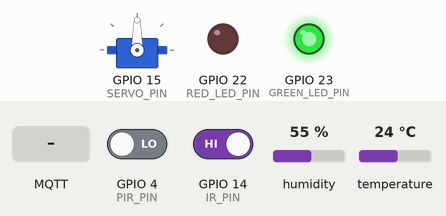
A sketch run on a simulated ESP32. On the bench: servo, output pins drawn as LEDs (lit = HIGH). Inputs (shaded band) come from the test bench; at power-on: GPIO 4 (PIR_PIN) LOW, GPIO 14 (IR_PIN) HIGH, humidity 55 %, temperature 24 °C. WiFi joins after 1.5 s; servers stay silent unless stated; no MQTT or app messages arrive unless stated; what the sketch prints to the serial monitor is not drawn.

Above: at 5.2 s.
5.3 s: GPIO 4 (PIR_PIN) driven HIGH
At 8.5 s:
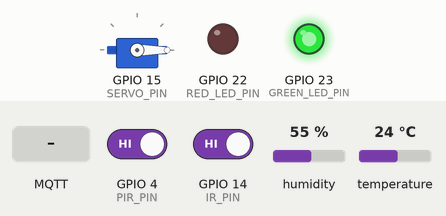
At 9.1 s:
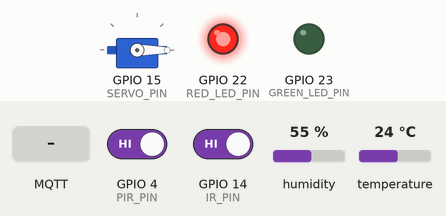
10.1 s: GPIO 14 (IR_PIN) driven LOW
13.5 s: MQTT message "lock" arrives on the first subscribed topic
15.0 s: MQTT message "1" arrives on the first subscribed topic
Timing chart, 0 to 17.5 s (numbered marks = the images above; inputs shaded):
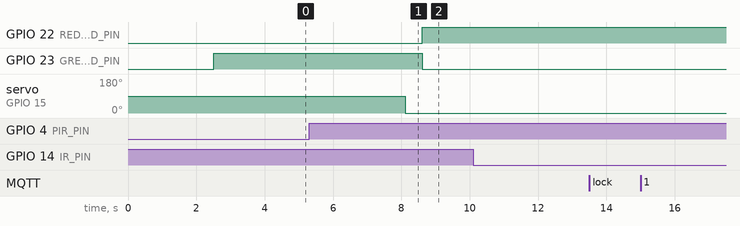

The sketch:

room_safety.ino
```cpp
/******************************************************
 * ROOM SAFETY CHECKER - ESP32 Firmware
 *
 * Features:
 * - IR sensor: Entry detection (beam break = person entered)
 * - PIR sensor: Motion detection
 * - DHT11: Temperature & humidity monitoring
 * - Servo: Door lock control
 * - LEDs: Status indicators (Red=Alert, Green=Safe)
 * - MQTT: Real-time communication with dashboard
 *
 * Safety Logic:
 * - Burglar: PIR detects motion + no one entered via IR
 * - Fire: Temperature > threshold → auto unlock door
 ******************************************************/

#include <WiFi.h>
#include <WiFiClientSecure.h>
#include <PubSubClient.h>
#include <DHT.h>
#include <ESP32Servo.h>
#include <ArduinoJson.h>

// ==================== PIN DEFINITIONS ====================
#define DHT_PIN         27
#define IR_PIN          14
#define SERVO_PIN       15
#define PIR_PIN         4
#define RED_LED_PIN     22
#define GREEN_LED_PIN   23

// ==================== SENSOR SETTINGS ====================
#define DHT_TYPE        DHT11
#define FIRE_TEMP_THRESHOLD  50.0   // Celsius - trigger fire alert above this

// Standard SG90 Servo Settings (positional - NOT continuous)
// Moves to angle and STAYS there
#define SERVO_LOCKED    0     // Locked position (0 degrees)
#define SERVO_UNLOCKED  90    // Unlocked position (90 degrees)
#define SERVO_MOVE_TIME 500   // Time to wait for movement (ms)

// ==================== WIFI CONFIGURATION ====================
const char* WIFI_SSID = "YOUR_WIFI_SSID";
const char* WIFI_PASSWORD = "YOUR_WIFI_PASSWORD";

// ==================== MQTT CONFIGURATION (TLS) ====================
const char* MQTT_SERVER = "YOUR_GCP_EXTERNAL_IP";
const int MQTT_PORT = 8883;  // TLS port
const char* MQTT_CLIENT_ID = "esp32_room_safety";
const char* MQTT_USERNAME = "YOUR_MQTT_USERNAME";
const char* MQTT_PASSWORD = "YOUR_MQTT_PASSWORD";

// CA Certificate for TLS
// Copy from: /etc/mosquitto/certs/ca.crt on your GCP VM
const char* CA_CERT = R"EOF(
-----BEGIN CERTIFICATE-----
YOUR_CA_CERTIFICATE_CONTENT_HERE
-----END CERTIFICATE-----
)EOF";

// MQTT Topics
const char* TOPIC_SENSORS = "room/sensors";
const char* TOPIC_STATUS = "room/status";
const char* TOPIC_ALERT = "room/alert";
const char* TOPIC_COMMAND = "room/command";

// ==================== OBJECTS ====================
WiFiClientSecure wifiClient;
PubSubClient mqttClient(wifiClient);
DHT dht(DHT_PIN, DHT_TYPE);
Servo doorServo;

// ==================== STATE VARIABLES ====================
int occupantCount = 0;        // Number of people in the room
bool doorLocked = false;      // Current door lock state
bool irLastState = HIGH;      // Previous IR sensor state (HIGH = no obstacle)
bool burglarDetected = false; // Burglar alert active
bool fireDetected = false;    // Fire alert active

unsigned long lastSensorRead = 0;
unsigned long lastMqttPublish = 0;
const unsigned long SENSOR_INTERVAL = 2000;    // Read sensors every 2 seconds
const unsigned long MQTT_INTERVAL = 5000;      // Publish to MQTT every 5 seconds
int consecutiveMotionCount = 0;                // Filter for PIR sensitivity

// ==================== FUNCTION DECLARATIONS ====================
void setupWiFi();
void setupMQTT();
void mqttCallback(char* topic, byte* payload, unsigned int length);
void reconnectMQTT();
void readSensors();
void checkSafetyLogic(float temperature);
void lockDoor();
void unlockDoor();
void setLEDs(bool alert);
void publishSensorData(float temp, float humidity, bool irState, bool pirState);
void publishStatus();
void publishAlert(const char* type, const char* message);

// ==================== SETUP ====================
void setup() {
  Serial.begin(115200);
  Serial.println("\n========================================");
  Serial.println("   ROOM SAFETY CHECKER - Starting...");
  Serial.println("========================================\n");

  // Initialize pins
  pinMode(IR_PIN, INPUT);
  pinMode(PIR_PIN, INPUT);
  pinMode(RED_LED_PIN, OUTPUT);
  pinMode(GREEN_LED_PIN, OUTPUT);

  // Initialize DHT sensor
  dht.begin();
  delay(2000);  // DHT11 needs 2 seconds to warm up!
  Serial.println("[OK] DHT11 sensor initialized (warm-up complete)");

  // Initialize Servo at unlocked position
  doorServo.attach(SERVO_PIN);
  doorServo.write(SERVO_UNLOCKED);  // Start unlocked (90°)
  delay(500);
  doorServo.detach();  // Detach to prevent jitter
  doorLocked = false;
  Serial.println("[OK] Servo initialized at UNLOCKED position (90°)");

  // Set initial LED state (green = safe)
  setLEDs(false);
  Serial.println("[OK] LEDs initialized");

  // Connect to WiFi
  setupWiFi();

  // Setup MQTT
  setupMQTT();

  Serial.println("\n[READY] Room Safety Checker is running!\n");
}

// ==================== MAIN LOOP ====================
void loop() {
  // Ensure MQTT connection
  if (!mqttClient.connected()) {
    reconnectMQTT();
  }
  mqttClient.loop();

  // Read sensors at interval
  unsigned long now = millis();
  if (now - lastSensorRead >= SENSOR_INTERVAL) {
    lastSensorRead = now;
    readSensors();
  }
}

// ==================== WIFI SETUP ====================
void setupWiFi() {
  Serial.print("[WiFi] Connecting to ");
  Serial.println(WIFI_SSID);

  WiFi.begin(WIFI_SSID, WIFI_PASSWORD);

  int attempts = 0;
  while (WiFi.status() != WL_CONNECTED && attempts < 30) {
    delay(500);
    Serial.print(".");
    attempts++;
  }

  if (WiFi.status() == WL_CONNECTED) {
    Serial.println("\n[WiFi] Connected!");
    Serial.print("[WiFi] IP Address: ");
    Serial.println(WiFi.localIP());
  } else {
    Serial.println("\n[WiFi] Connection failed! Continuing in offline mode...");
  }
}

// ==================== MQTT SETUP ====================
void setupMQTT() {
  // Configure TLS with CA certificate
  wifiClient.setCACert(CA_CERT);
  // Skip hostname verification (cert is for IP, not domain)
  wifiClient.setInsecure();

  mqttClient.setServer(MQTT_SERVER, MQTT_PORT);
  mqttClient.setCallback(mqttCallback);
  Serial.println("[MQTT] TLS configured with CA certificate");
}

void reconnectMQTT() {
  if (WiFi.status() != WL_CONNECTED) return;

  while (!mqttClient.connected()) {
    Serial.print("[MQTT] Attempting connection...");

    // Connect with username and password
    if (mqttClient.connect(MQTT_CLIENT_ID, MQTT_USERNAME, MQTT_PASSWORD)) {
      Serial.println(" connected!");

      // Subscribe to command topic
      mqttClient.subscribe(TOPIC_COMMAND);
      Serial.println("[MQTT] Subscribed to: " + String(TOPIC_COMMAND));

      // Publish initial status
      publishStatus();
    } else {
      Serial.print(" failed, rc=");
      Serial.print(mqttClient.state());
      Serial.println(" - retrying in 5 seconds");
      delay(5000);
    }
  }
}

// ==================== MQTT CALLBACK ====================
void mqttCallback(char* topic, byte* payload, unsigned int length) {
  // Parse incoming JSON command
  StaticJsonDocument<200> doc;
  DeserializationError error = deserializeJson(doc, payload, length);

  if (error) {
    Serial.println("[MQTT] Failed to parse command");
    return;
  }

  const char* action = doc["action"];

  Serial.print("[MQTT] Command received: ");
  Serial.println(action);

  if (strcmp(action, "lock") == 0) {
    lockDoor();
    publishStatus();
  } else if (strcmp(action, "unlock") == 0) {
    // Only allow manual unlock if no fire (safety first!)
    if (!fireDetected) {
      unlockDoor();
      burglarDetected = false;  // Reset burglar alert on manual unlock
      setLEDs(false);
      publishStatus();
    }
  } else if (strcmp(action, "reset") == 0) {
    // Reset everything to default state
    occupantCount = 0;
    burglarDetected = false;
    fireDetected = false;

    // Move servo to unlocked position
    doorServo.attach(SERVO_PIN);
    doorServo.write(SERVO_UNLOCKED);  // Move to 90°
    delay(SERVO_MOVE_TIME);
    doorServo.detach();  // Detach to prevent jitter
    doorLocked = false;

    // Reset LED to green
    digitalWrite(RED_LED_PIN, LOW);
    digitalWrite(GREEN_LED_PIN, HIGH);

    publishStatus();
    Serial.println("[RESET] System reset - Door unlocked (90°), LED:Green, Alerts:Cleared");
  } else if (strcmp(action, "checkout") == 0) {
    // One person left the room
    if (occupantCount > 0) {
      occupantCount--;
      Serial.printf("[CHECKOUT] Person left. Occupants: %d\n", occupantCount);
    }
    publishStatus();
  }
}

// ==================== SENSOR READING ====================
void readSensors() {
  // Read DHT11
  float temperature = dht.readTemperature();
  float humidity = dht.readHumidity();

  // Check for DHT read errors
  if (isnan(temperature) || isnan(humidity)) {
    Serial.println("[DHT] Read error!");
    temperature = 0;
    humidity = 0;
  }

  // Read IR sensor (LOW = beam broken = person passing)
  bool irState = digitalRead(IR_PIN);

  // Detect IR beam break (falling edge) = someone entered
  if (irLastState == HIGH && irState == LOW) {
    occupantCount++;
    Serial.printf("[IR] Person entered! Occupants: %d\n", occupantCount);
  }
  irLastState = irState;

  // Read PIR sensor (HIGH = motion detected)
  bool pirState = digitalRead(PIR_PIN);

  // Debug output
  Serial.printf("[Sensors] Temp: %.1f°C | Humidity: %.1f%% | IR: %d | PIR: %d | Occupants: %d\n",
                temperature, humidity, irState, pirState, occupantCount);

  // Check safety logic
  checkSafetyLogic(temperature);

  // Publish data via MQTT
  if (millis() - lastMqttPublish >= MQTT_INTERVAL) {
    lastMqttPublish = millis();
    publishSensorData(temperature, humidity, irState, pirState);
  }
}

// ==================== SAFETY LOGIC ====================
void checkSafetyLogic(float temperature) {
  bool pirState = digitalRead(PIR_PIN);

  // FIRE DETECTION - Highest priority
  if (temperature >= FIRE_TEMP_THRESHOLD && !fireDetected) {
    fireDetected = true;
    Serial.println("\n🔥🔥🔥 FIRE DETECTED! 🔥🔥🔥\n");

    unlockDoor();  // ALWAYS unlock for fire escape
    setLEDs(true); // Red LED on
    publishAlert("fire", "High temperature detected! Door unlocked for evacuation.");
    publishStatus();
  }
  // Reset fire alert when temperature drops
  else if (temperature < (FIRE_TEMP_THRESHOLD - 5) && fireDetected) {
    fireDetected = false;
    Serial.println("[Fire] Temperature normalized");
  }

  // BURGLAR DETECTION - Only if no fire
  if (!fireDetected) {
    // Check if motion detected in empty room
    if (pirState == HIGH && occupantCount == 0 && !burglarDetected) {
      consecutiveMotionCount++;
      Serial.printf("[PIR] Motion detected! Check %d/2\n", consecutiveMotionCount);

      // REQUIRE 2 consecutive reads (approx 4 seconds) to confirm burglar
      if (consecutiveMotionCount >= 2) {
        burglarDetected = true;
        Serial.println("\n🚨🚨🚨 BURGLAR DETECTED! 🚨🚨🚨");
        Serial.println("Motion CONFIRMED in unoccupied room!\n");

        lockDoor();   // Lock the intruder in
        setLEDs(true); // Red LED on
        publishAlert("burglar", "Motion confirmed with no authorized entry! Door locked.");
        publishStatus();
      }
    } else {
      // Reset counter if motion stops
      consecutiveMotionCount = 0;
    }
  }

  // Normal state - green LED if no alerts
  if (!burglarDetected && !fireDetected) {
    setLEDs(false);
  }
}

// ==================== DOOR CONTROL ====================
void lockDoor() {
  doorServo.attach(SERVO_PIN);
  doorServo.write(SERVO_LOCKED);   // Move to 0°
  delay(SERVO_MOVE_TIME);
  doorServo.detach();              // Detach to prevent jitter
  doorLocked = true;
  Serial.println("[Door] LOCKED 🔒 (0°)");
}

void unlockDoor() {
  doorServo.attach(SERVO_PIN);
  doorServo.write(SERVO_UNLOCKED); // Move to 90°
  delay(SERVO_MOVE_TIME);
  doorServo.detach();              // Detach to prevent jitter
  doorLocked = false;
  Serial.println("[Door] UNLOCKED 🔓 (90°)");
}

// ==================== LED CONTROL ====================
void setLEDs(bool alert) {
  if (alert) {
    digitalWrite(RED_LED_PIN, HIGH);
    digitalWrite(GREEN_LED_PIN, LOW);
  } else {
    digitalWrite(RED_LED_PIN, LOW);
    digitalWrite(GREEN_LED_PIN, HIGH);
  }
}

// ==================== MQTT PUBLISHING ====================
void publishSensorData(float temp, float humidity, bool irState, bool pirState) {
  if (!mqttClient.connected()) return;

  StaticJsonDocument<200> doc;
  doc["temp"] = temp;
  doc["humidity"] = humidity;
  doc["ir"] = irState ? 0 : 1;  // Invert: 1 = beam broken
  doc["pir"] = pirState ? 1 : 0;
  doc["occupant_count"] = occupantCount;

  char buffer[200];
  serializeJson(doc, buffer);
  mqttClient.publish(TOPIC_SENSORS, buffer);

  Serial.println("[MQTT] Sensor data published");
}

void publishStatus() {
  if (!mqttClient.connected()) return;

  StaticJsonDocument<200> doc;
  doc["door"] = doorLocked ? "locked" : "unlocked";
  doc["led"] = (burglarDetected || fireDetected) ? "red" : "green";
  doc["mode"] = fireDetected ? "fire" : (burglarDetected ? "burglar" : "normal");
  doc["occupant_count"] = occupantCount;

  char buffer[200];
  serializeJson(doc, buffer);
  mqttClient.publish(TOPIC_STATUS, buffer);

  Serial.println("[MQTT] Status published");
}

void publishAlert(const char* type, const char* message) {
  if (!mqttClient.connected()) return;

  StaticJsonDocument<300> doc;
  doc["type"] = type;
  doc["message"] = message;
  doc["timestamp"] = millis();

  char buffer[300];
  serializeJson(doc, buffer);
  mqttClient.publish(TOPIC_ALERT, buffer);

  Serial.printf("[MQTT] Alert published: %s\n", type);
}
```

Measured:
- after the input at 5.3 s, GPIO 22 (RED_LED_PIN): LOW → HIGH after 3.3 s; GPIO 23 (GREEN_LED_PIN): HIGH → LOW after 3.3 s; servo on GPIO 15 (SERVO_PIN): 90° → 0° after 2.8 s
- after the input at 10.1 s, every drawn part: stays the same
- after the input at 13.5 s, every drawn part: stays the same
- after the input at 15.0 s, every drawn part: stays the same
